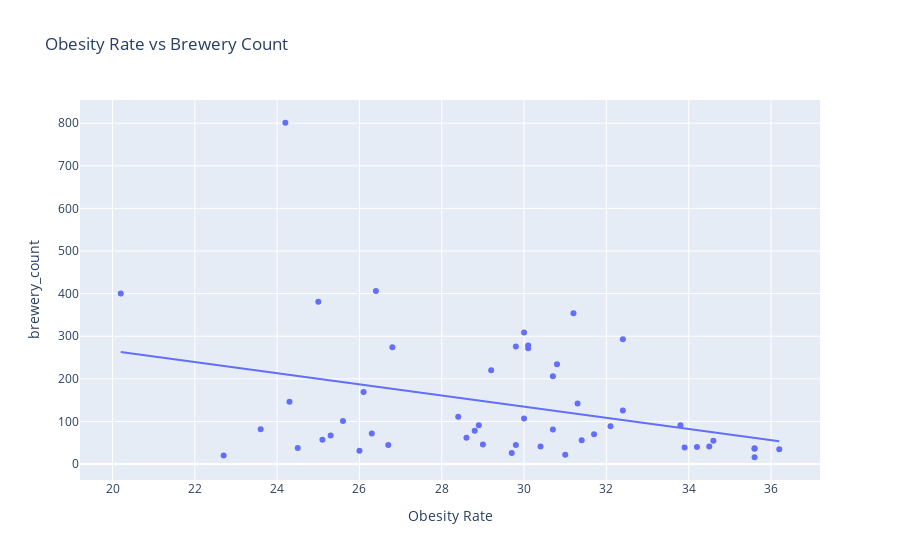

Source (notebook cell):
### Code cell
#plotly scatterplot with regression line
fig = px.scatter(merged_df, 
                 x='Obesity Rate', 
                 y='brewery_count', 
                 hover_name='State',
                 title='Obesity Rate vs Brewery Count',
                 trendline='ols')

fig.show()

### Figure 1 — Plotly figure (JSON) as saved in the notebook; plotly's stock layout.template omitted (floating-point values rounded to 4 significant figures)
{"data": [{"hovertemplate": "<b>%{hovertext}</b><br><br>Obesity Rate=%{x}<br>brewery_count=%{y}<extra></extra>", "hovertext": ["Texas", "California", "Kentucky", "Georgia", "Wisconsin", "Oregon", "Virginia", "Tennessee", "Louisiana", "New York", "Michigan", "Idaho", "Florida", "Alaska", "Montana", "Minnesota", "Nebraska", "Washington", "Ohio", "Illinois", "Missouri", "Iowa", "South Dakota", "Arkansas", "Mississippi", "Colorado", "North Carolina", "Utah", "Oklahoma", "Wyoming", "West Virginia", "Indiana", "Massachusetts", "Nevada", "Connecticut", "Rhode Island", "Alabama", "South Carolina", "Maine", "Hawaii", "Arizona", "New Mexico", "Maryland", "Delaware", "Pennsylvania", "Kansas", "Vermont", "New Jersey", "North Dakota", "New Hampshire"], "legendgroup": "", "marker": {"color": "#636efa", "symbol": "circle"}, "mode": "markers", "name": "", "orientation": "v", "showlegend": false, "type": "scatter", "x": [32.4, 24.2, 34.6, 30.7, 30.7, 30.1, 29.2, 33.8, 36.2, 25, 31.2, 28.6, 26.8, 29.8, 23.6, 26.1, 31.4, 26.4, 29.8, 30.8, 32.4, 32.1, 30.4, 34.5, 35.6, 20.2, 30.1, 24.5, 33.9, 29, 35.6, 31.3, 24.3, 26.7, 25.3, 26, 35.6, 31.7, 30, 22.7, 28.4, 28.8, 28.9, 29.7, 30, 34.2, 25.1, 25.6, 31, 26.3], "xaxis": "x", "y": [293, 801, 55, 81, 206, 272, 220, 91, 35, 381, 354, 62, 274, 45, 82, 169, 56, 406, 276, 234, 126, 89, 41, 41, 16, 400, 278, 38, 39, 46, 36, 142, 146, 45, 67, 31, 37, 70, 107, 20, 111, 78, 91, 26, 309, 40, 57, 101, 22, 72], "yaxis": "y"}, {"hovertemplate": "<b>OLS trendline</b><br>brewery_count = -13.102 * Obesity Rate + 527.84<br>R<sup>2</sup>=0.112147<br><br>Obesity Rate=%{x}<br>brewery_count=%{y} <b>(trend)</b><extra></extra>", "legendgroup": "", "marker": {"color": "#636efa", "symbol": "circle"}, "mode": "lines", "name": "", "showlegend": false, "type": "scatter", "x": [20.2, 22.7, 23.6, 24.2, 24.3, 24.5, 25, 25.1, 25.3, 25.6, 26, 26.1, 26.3, 26.4, 26.7, 26.8, 28.4, 28.6, 28.8, 28.9, 29, 29.2, 29.7, 29.8, 29.8, 30, 30, 30.1, 30.1, 30.4, 30.7, 30.7, 30.8, 31, 31.2, 31.3, 31.4, 31.7, 32.1, 32.4, 32.4, 33.8, 33.9, 34.2, 34.5, 34.6, 35.6, 35.6, 35.6, 36.2], "xaxis": "x", "y": [263.2, 230.4, 218.6, 210.8, 209.5, 206.8, 200.3, 199.0, 196.4, 192.4, 187.2, 185.9, 183.3, 181.9, 178.0, 176.7, 155.7, 153.1, 150.5, 149.2, 147.9, 145.3, 138.7, 137.4, 137.4, 134.8, 134.8, 133.5, 133.5, 129.5, 125.6, 125.6, 124.3, 121.7, 119.1, 117.7, 116.4, 112.5, 107.3, 103.3, 103.3, 84.99, 83.68, 79.75, 75.82, 74.51, 61.41, 61.41, 61.41, 53.55], "yaxis": "y"}], "layout": {"legend": {"tracegroupgap": 0}, "title": {"text": "Obesity Rate vs Brewery Count"}, "xaxis": {"anchor": "y", "domain": [0, 1], "title": {"text": "Obesity Rate"}}, "yaxis": {"anchor": "x", "domain": [0, 1], "title": {"text": "brewery_count"}}}}
